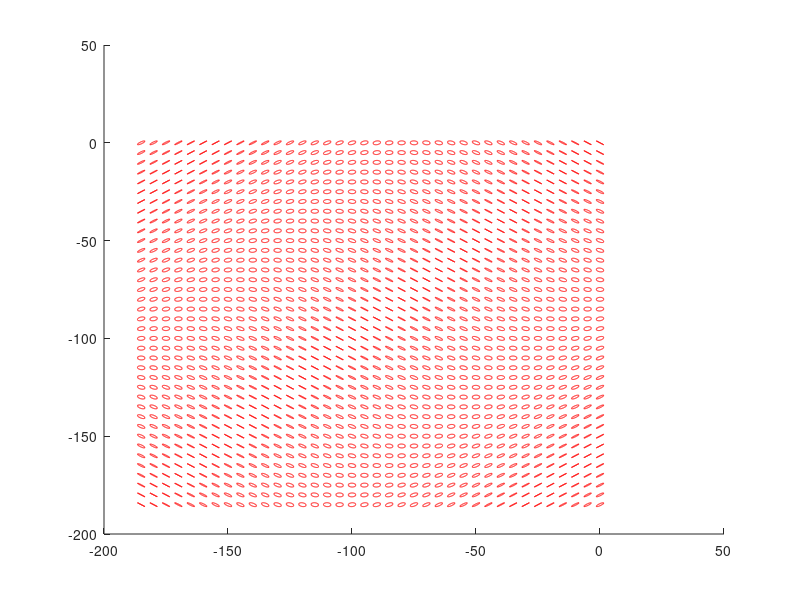

Recreate this plot in MATLAB.
close all
%P = zeros(400,400);
xp1 = zeros(1,200);
yp1 = zeros(1,200);

x0 = 1; y0 = 1.5;
k1 = 1;
k2 = 1;
D = 2;
x = linspace(-D,D,200);
y = linspace(-D,D,200);
for i = 1:38
    for j = 1:38
        phi1 = k1*x(2+(j-1)*5);
        phi2 = k2*y(2+(i-1)*5);
        del = phi1 - phi2;
        alpha = 1/2*atan(2*x0*y0*cos(del)/(x0^2-y0^2));
        A = sqrt((1/2)*(x0^2*(1+sec(2*alpha))+y0^2*(1-sec(2*alpha))));
        B = sqrt((1/2)*(x0^2*(1-sec(2*alpha))+y0^2*(1+sec(2*alpha))));

        theta = alpha+pi/2;
        r1 = A;
        r2 = B;
%         xc = 10+aux*100;
%         yc = 10+aux*100;
        % compute points corresponding to axis-oriented ellipse
        t = linspace(0, 2*pi, 100);
        xt = (r1 * cos(t));
        yt = (r2 * sin(t));
        % aply rotation by angle theta
        cot = cos(theta); sit = sin(theta);
        xp = xt * cot-(i-1)*5 - yt * sit;
        yp = xt * sit + yt * cot-(j-1)*5;
        % xp1 = xp1 + xp;
        % yp1 = yp1+yp;
        % aux = aux+1;
        % draw the curbe

        %surface(xp2,yp2)
        hold on
        plot(real(xp), real(yp), 'r');

    end
end